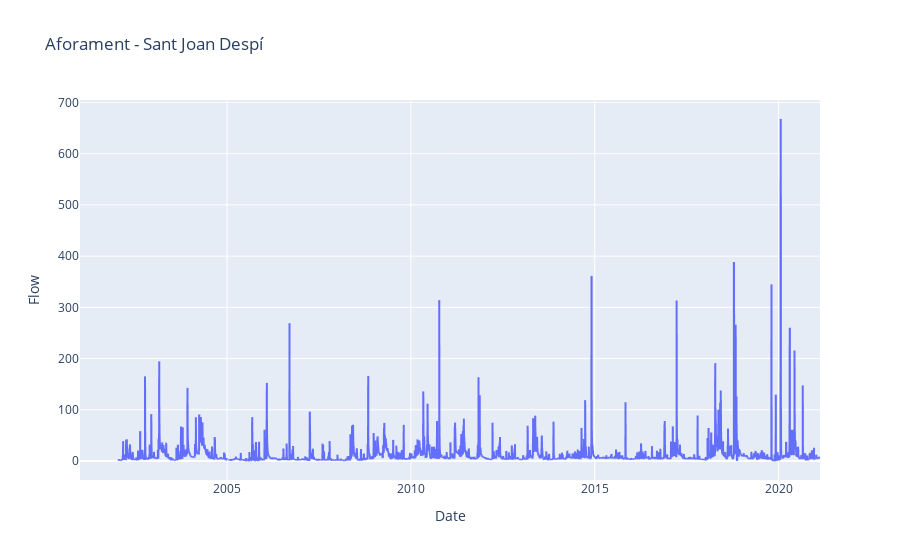
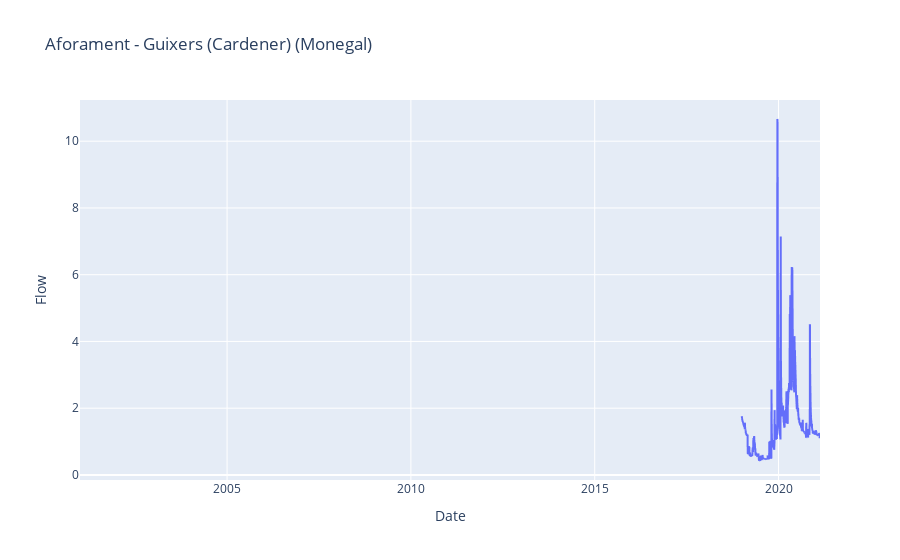
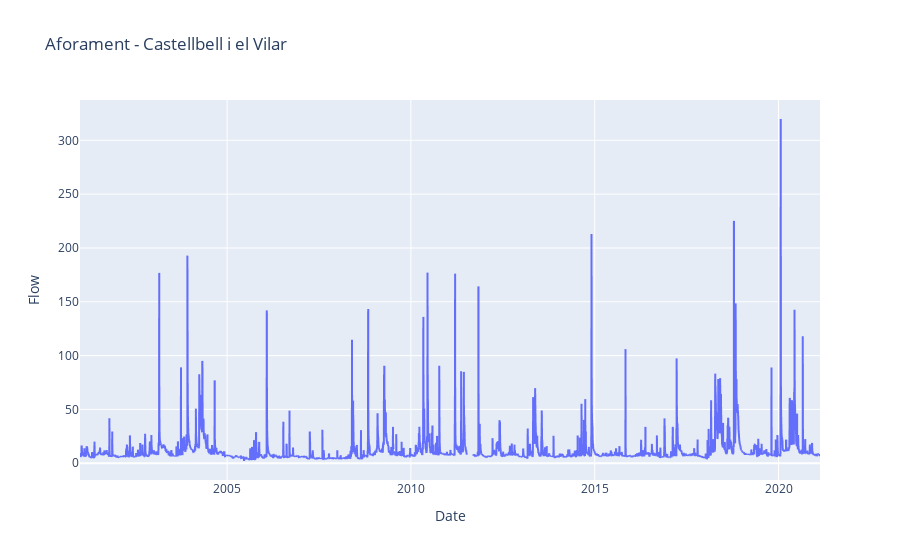
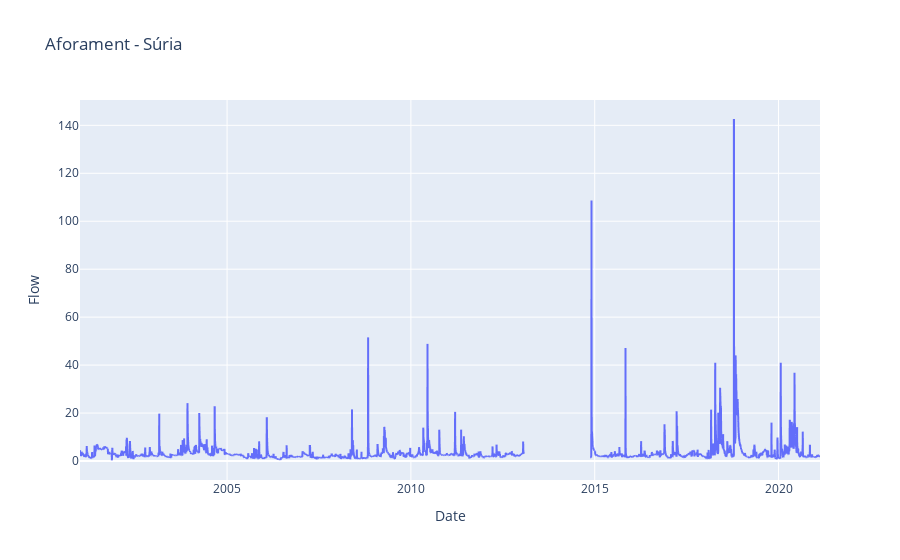

Notebook code for these charts, in order:
### Code cell
for observacions_path in glob.glob(path_observacions_filtrat+"*.csv")[:5]:
    nom = observacions_path.replace(path_observacions_filtrat, '').replace('.csv', '')
    estacio = estacions.loc[nom]['Estació']
    observacions = pd.read_csv(observacions_path)
    fig = px.line(observacions, x='Date', y="Flow", title=estacio)
    fig.show()

### Figure 1 — Plotly figure (JSON) as saved in the notebook; plotly's stock layout.template omitted (floating-point values rounded to 4 significant figures; data arrays with more than 128 entries replaced by an {"elided": "..."} marker saying what was removed)
{"data": [{"hovertemplate": "Date=%{x}<br>Flow=%{y}<extra></extra>", "legendgroup": "", "line": {"color": "#636efa", "dash": "solid"}, "marker": {"symbol": "circle"}, "mode": "lines", "name": "", "showlegend": false, "type": "scattergl", "x": {"elided": "7352 str values"}, "xaxis": "x", "y": {"elided": "7352 float values"}, "yaxis": "y"}], "layout": {"legend": {"tracegroupgap": 0}, "title": {"text": "Aforament - Sant Joan Despí"}, "xaxis": {"anchor": "y", "domain": [0, 1], "title": {"text": "Date"}}, "yaxis": {"anchor": "x", "domain": [0, 1], "title": {"text": "Flow"}}}}

### Figure 2 — Plotly figure (JSON) as saved in the notebook; plotly's stock layout.template omitted (floating-point values rounded to 4 significant figures; data arrays with more than 128 entries replaced by an {"elided": "..."} marker saying what was removed)
{"data": [{"hovertemplate": "Date=%{x}<br>Flow=%{y}<extra></extra>", "legendgroup": "", "line": {"color": "#636efa", "dash": "solid"}, "marker": {"symbol": "circle"}, "mode": "lines", "name": "", "showlegend": false, "type": "scattergl", "x": {"elided": "7352 str values"}, "xaxis": "x", "y": {"elided": "7352 float values"}, "yaxis": "y"}], "layout": {"legend": {"tracegroupgap": 0}, "title": {"text": "Aforament - Guixers (Cardener) (Monegal)"}, "xaxis": {"anchor": "y", "domain": [0, 1], "title": {"text": "Date"}}, "yaxis": {"anchor": "x", "domain": [0, 1], "title": {"text": "Flow"}}}}

### Figure 3 — Plotly figure (JSON) as saved in the notebook; plotly's stock layout.template omitted (floating-point values rounded to 4 significant figures; data arrays with more than 128 entries replaced by an {"elided": "..."} marker saying what was removed)
{"data": [{"hovertemplate": "Date=%{x}<br>Flow=%{y}<extra></extra>", "legendgroup": "", "line": {"color": "#636efa", "dash": "solid"}, "marker": {"symbol": "circle"}, "mode": "lines", "name": "", "showlegend": false, "type": "scattergl", "x": {"elided": "7352 str values"}, "xaxis": "x", "y": {"elided": "7352 float values"}, "yaxis": "y"}], "layout": {"legend": {"tracegroupgap": 0}, "title": {"text": "Aforament - Castellbell i el Vilar"}, "xaxis": {"anchor": "y", "domain": [0, 1], "title": {"text": "Date"}}, "yaxis": {"anchor": "x", "domain": [0, 1], "title": {"text": "Flow"}}}}

### Figure 4 — Plotly figure (JSON) as saved in the notebook; plotly's stock layout.template omitted (floating-point values rounded to 4 significant figures; data arrays with more than 128 entries replaced by an {"elided": "..."} marker saying what was removed)
{"data": [{"hovertemplate": "Date=%{x}<br>Flow=%{y}<extra></extra>", "legendgroup": "", "line": {"color": "#636efa", "dash": "solid"}, "marker": {"symbol": "circle"}, "mode": "lines", "name": "", "showlegend": false, "type": "scattergl", "x": {"elided": "7352 str values"}, "xaxis": "x", "y": {"elided": "7352 float values"}, "yaxis": "y"}], "layout": {"legend": {"tracegroupgap": 0}, "title": {"text": "Aforament - Súria"}, "xaxis": {"anchor": "y", "domain": [0, 1], "title": {"text": "Date"}}, "yaxis": {"anchor": "x", "domain": [0, 1], "title": {"text": "Flow"}}}}
